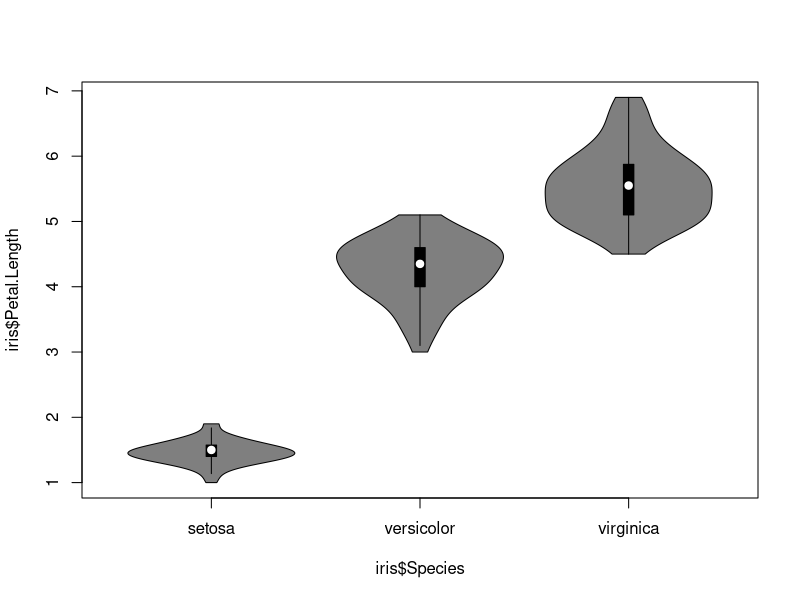
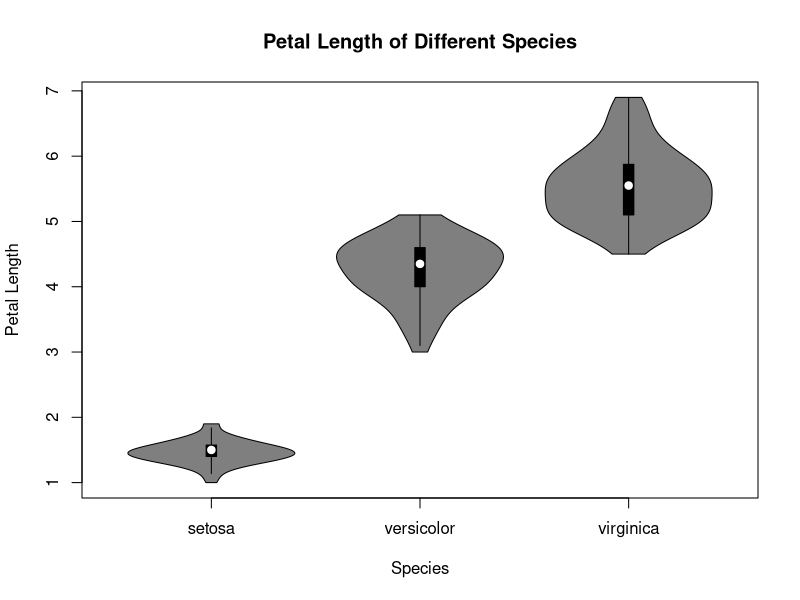
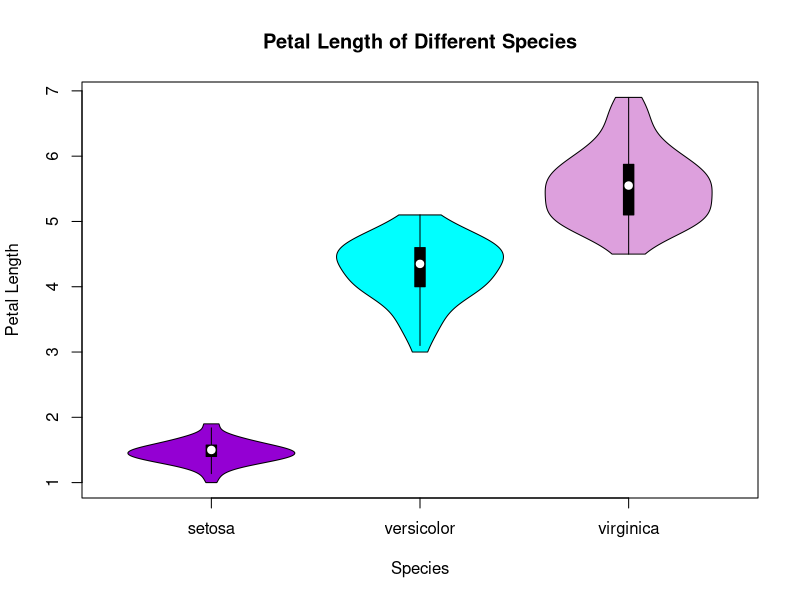
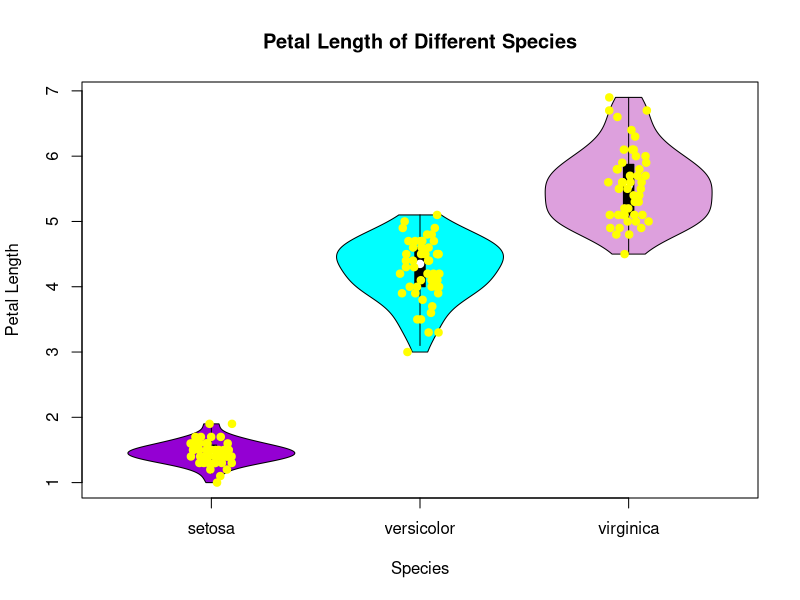

These figures' R source, in order:
## ---- chunk 1
#install.packages("vioplot")
library("vioplot")
## ---- chunk 2
head(iris)
## ---- chunk 3
vioplot(iris$Petal.Length ~ iris$Species)
## ---- chunk 4
vioplot(iris$Petal.Length ~ iris$Species, 
        xlab= "Species", 
        ylab= "Petal Length",
        main= "Petal Length of Different Species")
## ---- chunk 5
colors()
## ---- chunk 6
color <- c("darkviolet", "cyan", "plum")
## ---- chunk 7

vioplot( iris$Petal.Length ~ iris$Species, 
         xlab="Species", 
         ylab= "Petal Length", 
         col= color, 
         main= "Petal Length of Different Species")
## ---- chunk 8
vioplot( iris$Petal.Length ~ iris$Species, 
         xlab="Species", 
         ylab= "Petal Length", 
         col= color,
         main= "Petal Length of Different Species")

stripchart(iris$Petal.Length ~ iris$Species, method = "jitter", col = "yellow", vertical = TRUE, pch = 19, add = TRUE)
